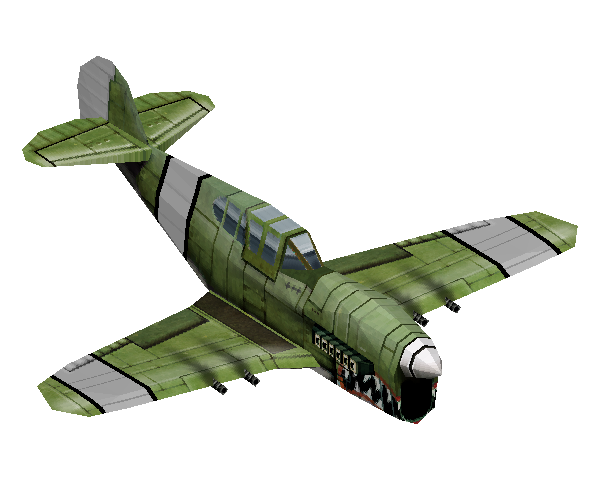
#> input picture romania/for-gemini/1_game_fighter_p40.png, 600 x 480 px
$ python -i cut_icons.py   (imports and definitions only)
#> lines starting #> are read from the running program, lines starting #| are printed output that depends on the picture
#> further down, picture is the input picture: PIL image 600x480 RGB; mean R, G, B 214.1, 216.8, 208.8
r"""Cuts a Gemini sheet of unit icons (painted rectangles in a grid on magenta) into icons\.

    python cut_icons.py <sheet image> <unit NAME[@fix...]> [...]

A fix after a name corrects one portrait that does not match its sheet: @soft (less colour, a
little blur, warmer), @bronze (black metal to bronze). Example: Cannon@bronze@soft.

The rectangles are found as the non-magenta blocks of the sheet and taken row by row, left to
right; each one is saved as icons\<unit name in lower case, _ for the rest>.png, the name that
build_data.py looks for. There must be exactly as many rectangles as names. build_data.py then
scales them to the game's 61 x 39 (and 30 x 19) cells.

Gemini paints the figures smaller and paler than the game's icons (sheet 1, 2026-10-26): each
rectangle is cut closer (ZOOM, more from the bottom than the top, to keep the heads) and given
more colour and contrast, which made them read like the game's at 61 x 39.
"""
import os
import re
import sys

import numpy as np
from PIL import Image, ImageEnhance, ImageFilter

HERE = os.path.dirname(os.path.abspath(__file__))
ICONS = os.path.join(HERE, "..", "icons")
ZOOM = 1.3
TOP_SHARE = 0.35  # of the rows cut away, the share taken from the top
COLOR, CONTRAST = 1.35, 1.25


# [7 lines left out: function bronze, not called in this run]


def soft(img):
    """For a portrait painted harder and brighter than the rest of its sheet: less colour, a
    little blur, warmer (sheet 3's cannon)."""
    img = ImageEnhance.Contrast(ImageEnhance.Color(img).enhance(0.8)).enhance(0.95).filter(ImageFilter.GaussianBlur(0.8))
    arr = np.asarray(img).astype(float)
    arr = arr * 0.4 + arr * np.array([1.08, 1.0, 0.86]) * 0.6
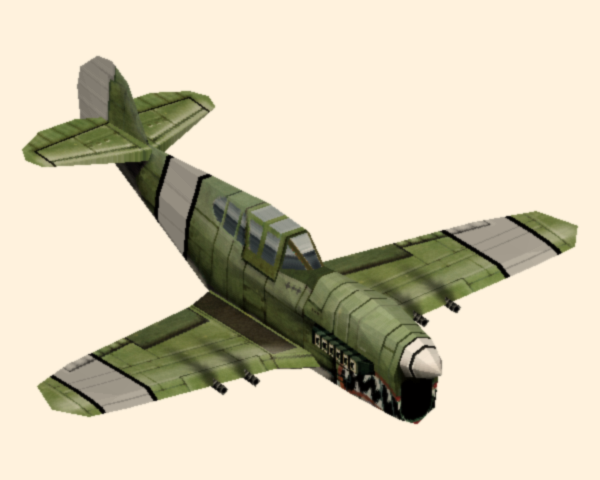
#> arr: shape (480, 600, 3) float64; mean R, G, B 224.4, 216.2, 192.5; drawn with min black and max white
    return Image.fromarray(np.clip(arr, 0, 255).astype(np.uint8))


FIXES = {"bronze": bronze, "soft": soft}  # name@fix[@fix]; "soft" also leaves out the colour boost


# [13 lines left out: function tune, not called in this run]


def slug(name):
    return re.sub(r"[^a-z0-9]+", "_", name.lower()).strip("_")


# [39 lines left out: functions runs, main, not called in this run]


# [2 lines not run here, left out]

>>> from PIL import Image
>>> picture = Image.open('../for-gemini/1_game_fighter_p40.png')
>>> result = soft(picture)

$ run again, on romania/models/r2/work/r2_check.png
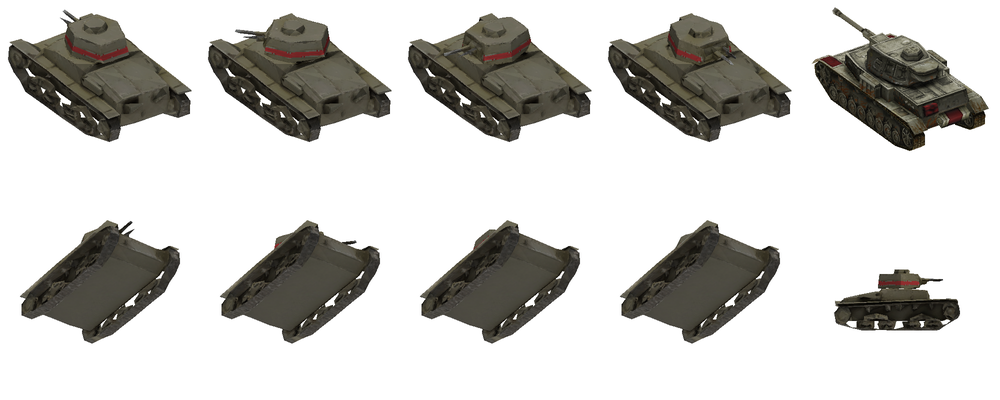
#> input picture romania/models/r2/work/r2_check.png, 1000 x 400 px, shrunk from 2000 x 800 before the run
#> picture is the input picture: PIL image 1000x400 RGB; mean R, G, B 202.4, 201.3, 198.2
#> in soft, `arr = arr * 0.4 + arr * np.array([1.08, 1.0, 0.86]) * 0.6`:
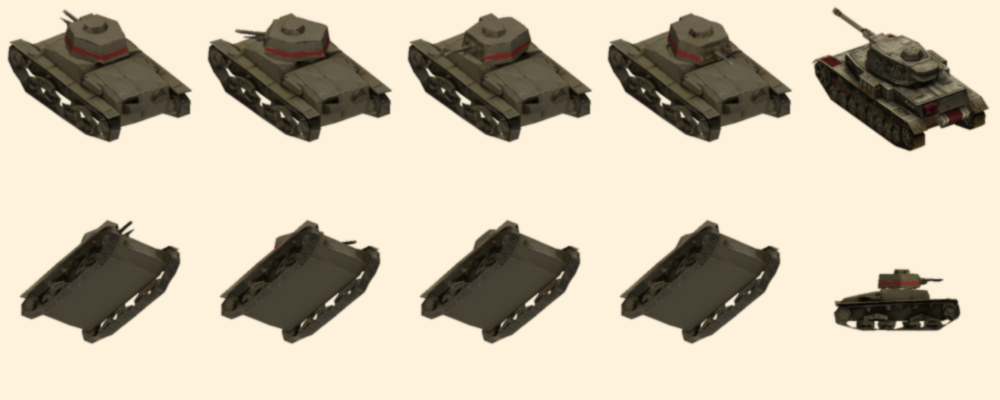
#> arr: shape (400, 1000, 3) float64; mean R, G, B 211.4, 200.9, 181.8; drawn with min black and max white

$ run again, on romania/models/r2/work/r2_turret_angles.png
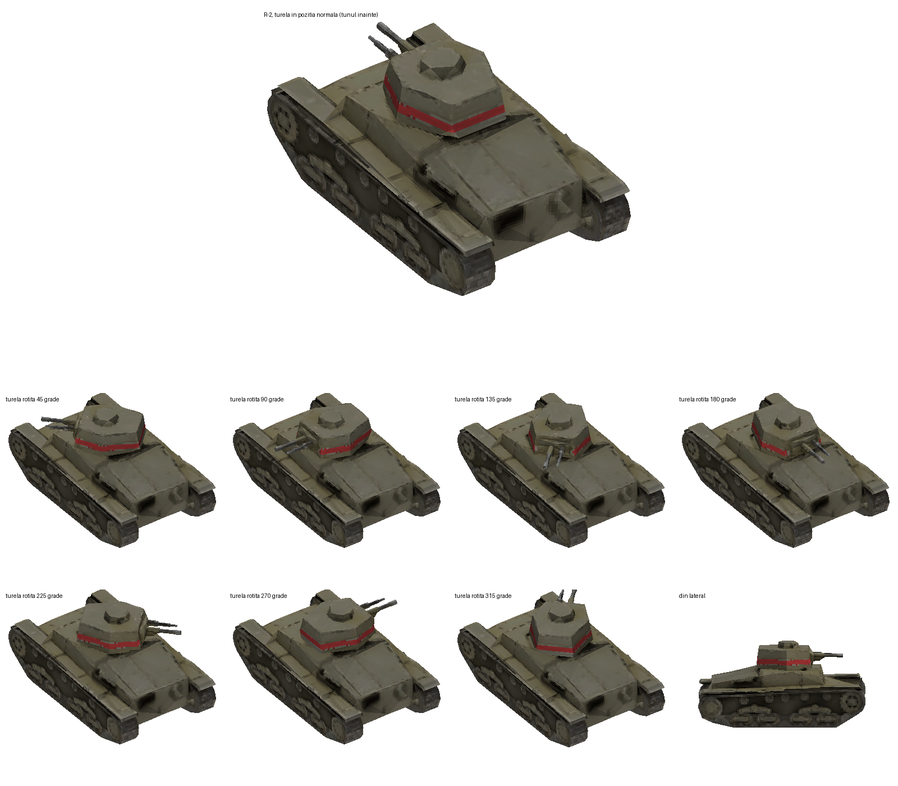
#> input picture romania/models/r2/work/r2_turret_angles.png, 898 x 786 px, shrunk from 1600 x 1400 before the run
#> picture is the input picture: PIL image 898x786 RGB; mean R, G, B 206.5, 205.3, 201.9
#> in soft, `arr = arr * 0.4 + arr * np.array([1.08, 1.0, 0.86]) * 0.6`:
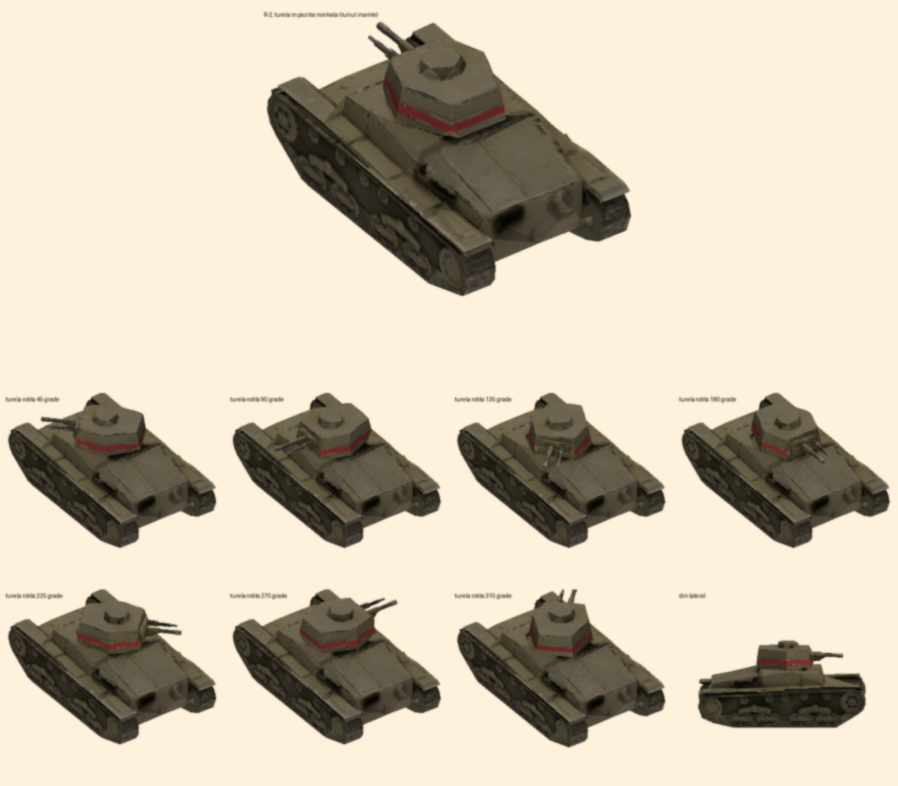
#> arr: shape (786, 898, 3) float64; mean R, G, B 215.5, 204.7, 185.1; drawn with min black and max white
